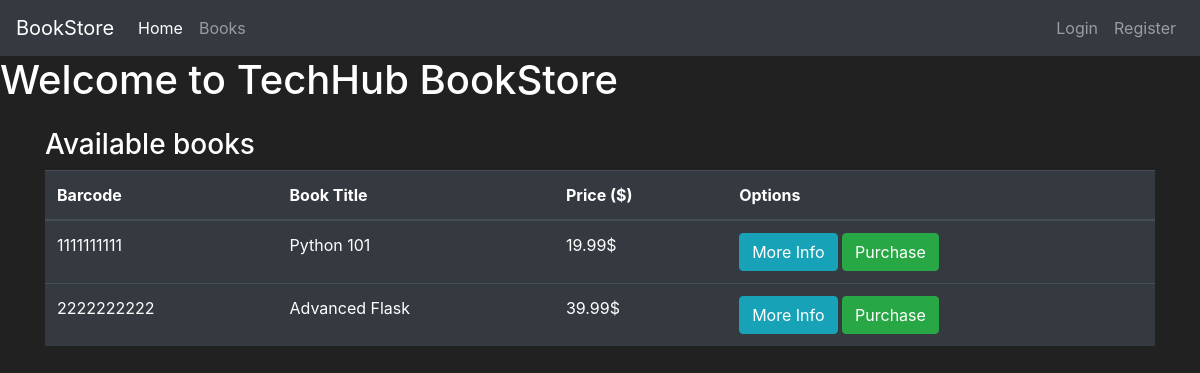
The page /bookstore on the database as committed earlier.
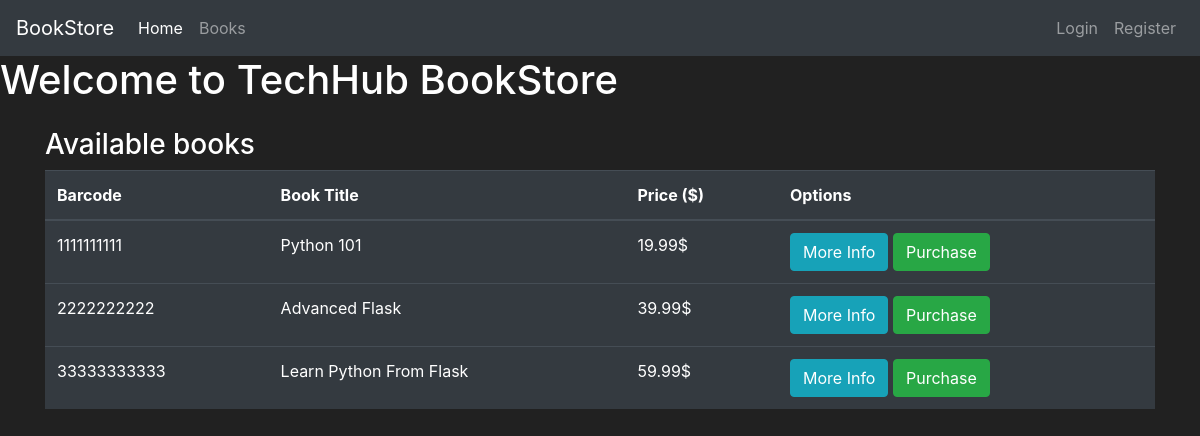
The same page on the database as committed later.
### bookstore/models.py (models this page shows, shortened)
class Book(db.Model):
    __tablename__ = 'books'
    id = db.Column(db.Integer, primary_key=True)
    barcode = db.Column(db.String(20), unique=True, nullable=False)
    title = db.Column(db.String(100), nullable=False)
    price = db.Column(db.Float, nullable=False)
    description = db.Column(db.Text, nullable=True)
    owner_id = db.Column(db.Integer, db.ForeignKey('users.id'), nullable=False)

### bookstore/routes.py (the view, shortened to what this page needs)
@app.route('/bookstore', methods=['GET', 'POST'])
def book_store():
    purchase_form = PurchaseBookForm()
    books = Book.query.all()
    users = User.query.all()
    return render_template('book_store.html', books=books, users=users, purchase_form=purchase_form)

### bookstore/templates/book_store.html (shortened to what this page needs)
<!doctype html>
<html lang="en">
  <head>
    <link rel="stylesheet" href="https://cdn.jsdelivr.net/npm/bootstrap@4.5.3/dist/css/bootstrap.min.css">
    {% include 'navbar.html' %}
  </head>
  <body>
    <h1>Welcome to TechHub BookStore</h1>
    <div class="container my-4">
      <h3>Available books</h3>
      <table class="table table-hover table-dark w-100 mx-auto">
          <thead>
              <tr>
                  <th scope="col">Barcode</th>
                  <th scope="col">Book Title</th>
                  <th scope="col">Price ($)</th>
                  <th scope="col">Options</th>
              </tr>
          </thead>
          <tbody>
              {% for book in books %}
              <tr>
                  <td>{{ book.barcode }}</td>
                  <td>{{ book.title }}</td>
                  <td>{{ book.price }}$</td>
                  <td>
                      <button class="btn btn-outline btn-info" data-toggle="modal" data-target="#Modal-MoreInfo-{{ book.id }}">More Info</button>
                      <button class="btn btn-outline btn-success" data-toggle="modal" data-target="#Modal-PurchaseConfirm-{{ book.id }}">Purchase</button>
                  </td>
              </tr>
              {% endfor %}
          </tbody>
      </table>
  </div>
  </body>
</html>

### bookstore/templates/navbar.html (shortened to what this page needs)
<!doctype html>
<html lang="en">
  <head>
    <link rel="stylesheet" href="https://cdn.jsdelivr.net/npm/bootstrap@4.5.3/dist/css/bootstrap.min.css">
  </head>
  <link href="https://cdnjs.cloudflare.com/ajax/libs/bootstrap-icons/1.10.0/font/bootstrap-icons.min.css" rel="stylesheet">
  <body>
    <nav class="navbar navbar-expand-md navbar-dark bg-dark">
        <a class="navbar-brand" href="#">BookStore</a>
        <div class="collapse navbar-collapse" id="navbarNav">
          <ul class="navbar-nav mr-auto">
            <li class="nav-item active">
              <a class="nav-link" href="{{ url_for('home_page') }}">Home <span class="sr-only">(current)</span></a>
            </li>
            <li class="nav-item">
              <a class="nav-link" href="{{ url_for('book_store') }}">Books</a>
            </li>
          </ul>
            {% if current_user.is_authenticated %}
            <ul class="navbar-nav">
              <li class="nav-item">
                <a class="nav-link" style="color: lawngreen; font-weight: bold">
                  <i class="bi bi-cash-coin"></i>
                  {{ current_user.prettier_budget }}
                </a>
              </li>
              <li class="nav-item">
                <a class="nav-link" href="{{ url_for('add_book') }}">Add Books</a>
              </li>
              <li class="nav-item">
                <a class="nav-link" href="{{ url_for('logout_page')}}">Logout</a>
              </li>
            </ul>
            {% else %}
            <ul class="navbar-nav">
              <li class="nav-item">
                <a class="nav-link" href="{{ url_for('login_page')}}">Login</a>
              </li>
                <a class="nav-link" href="{{ url_for('register_page')}}">Register</a>
            </ul>
            {% endif %}
        </div>
      </nav>
  </body>
</html>

### bookstore/templates/navbar.html (style rules this page uses)
body { background-color: #212121; color: white; }

### bookstore/templates/book_store.html (style rules this page uses)
body { background-color: #212121; color: white; }

Rows that differ between the two databases and show on the page:
added Book: barcode "33333333333", title "Learn Python From Flask", price "59.99"
